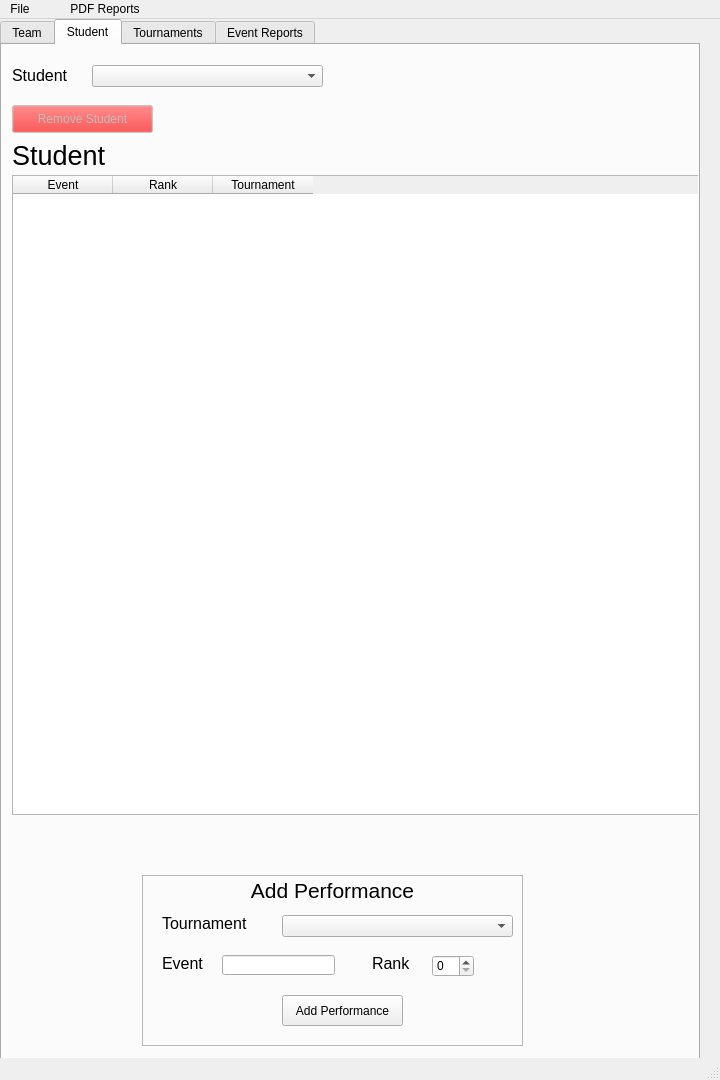
<?xml version="1.0" encoding="UTF-8"?>
<ui version="4.0">
 <class>MainWindow</class>
 <widget class="QMainWindow" name="MainWindow">
  <property name="windowModality">
   <enum>Qt::WindowModal</enum>
  </property>
  <property name="geometry">
   <rect>
    <x>0</x>
    <y>0</y>
    <width>720</width>
    <height>1080</height>
   </rect>
  </property>
  <property name="sizePolicy">
   <sizepolicy hsizetype="Expanding" vsizetype="Expanding">
    <horstretch>0</horstretch>
    <verstretch>0</verstretch>
   </sizepolicy>
  </property>
  <property name="windowTitle">
   <string>4N6 Season Organizer</string>
  </property>
  <widget class="QWidget" name="centralwidget">
   <widget class="QTabWidget" name="tabWidget">
    <property name="geometry">
     <rect>
      <x>0</x>
      <y>0</y>
      <width>700</width>
      <height>1060</height>
     </rect>
    </property>
    <property name="sizePolicy">
     <sizepolicy hsizetype="MinimumExpanding" vsizetype="MinimumExpanding">
      <horstretch>0</horstretch>
      <verstretch>0</verstretch>
     </sizepolicy>
    </property>
    <property name="currentIndex">
     <number>1</number>
    </property>
    <widget class="QWidget" name="team_tab">
     <attribute name="title">
      <string>Team</string>
     </attribute>
     <widget class="QTableWidget" name="team_report">
      <property name="geometry">
       <rect>
        <x>10</x>
        <y>40</y>
        <width>700</width>
        <height>1001</height>
       </rect>
      </property>
      <property name="editTriggers">
       <set>QAbstractItemView::NoEditTriggers</set>
      </property>
      <property name="sortingEnabled">
       <bool>true</bool>
      </property>
      <column>
       <property name="text">
        <string>Student</string>
       </property>
      </column>
      <column>
       <property name="text">
        <string>Tournaments</string>
       </property>
      </column>
      <column>
       <property name="text">
        <string>Events</string>
       </property>
      </column>
      <column>
       <property name="text">
        <string>Best Performance</string>
       </property>
      </column>
     </widget>
     <widget class="QLabel" name="team_name">
      <property name="geometry">
       <rect>
        <x>10</x>
        <y>10</y>
        <width>141</width>
        <height>31</height>
       </rect>
      </property>
      <property name="sizePolicy">
       <sizepolicy hsizetype="MinimumExpanding" vsizetype="MinimumExpanding">
        <horstretch>0</horstretch>
        <verstretch>0</verstretch>
       </sizepolicy>
      </property>
      <property name="font">
       <font>
        <pointsize>20</pointsize>
       </font>
      </property>
      <property name="text">
       <string>Team</string>
      </property>
     </widget>
    </widget>
    <widget class="QWidget" name="student_tab">
     <attribute name="title">
      <string>Student</string>
     </attribute>
     <widget class="QComboBox" name="stud_selector">
      <property name="geometry">
       <rect>
        <x>90</x>
        <y>20</y>
        <width>231</width>
        <height>22</height>
       </rect>
      </property>
      <property name="sizePolicy">
       <sizepolicy hsizetype="MinimumExpanding" vsizetype="MinimumExpanding">
        <horstretch>0</horstretch>
        <verstretch>0</verstretch>
       </sizepolicy>
      </property>
     </widget>
     <widget class="QLabel" name="label_3">
      <property name="geometry">
       <rect>
        <x>10</x>
        <y>20</y>
        <width>81</width>
        <height>21</height>
       </rect>
      </property>
      <property name="sizePolicy">
       <sizepolicy hsizetype="MinimumExpanding" vsizetype="MinimumExpanding">
        <horstretch>0</horstretch>
        <verstretch>0</verstretch>
       </sizepolicy>
      </property>
      <property name="font">
       <font>
        <pointsize>12</pointsize>
       </font>
      </property>
      <property name="text">
       <string>Student</string>
      </property>
     </widget>
     <widget class="QFrame" name="new_studen_frame">
      <property name="geometry">
       <rect>
        <x>770</x>
        <y>0</y>
        <width>261</width>
        <height>131</height>
       </rect>
      </property>
      <property name="sizePolicy">
       <sizepolicy hsizetype="MinimumExpanding" vsizetype="MinimumExpanding">
        <horstretch>0</horstretch>
        <verstretch>0</verstretch>
       </sizepolicy>
      </property>
      <property name="frameShape">
       <enum>QFrame::StyledPanel</enum>
      </property>
      <property name="frameShadow">
       <enum>QFrame::Raised</enum>
      </property>
      <widget class="QLineEdit" name="ns_first">
       <property name="geometry">
        <rect>
         <x>120</x>
         <y>30</y>
         <width>113</width>
         <height>20</height>
        </rect>
       </property>
       <property name="sizePolicy">
        <sizepolicy hsizetype="MinimumExpanding" vsizetype="MinimumExpanding">
         <horstretch>0</horstretch>
         <verstretch>0</verstretch>
        </sizepolicy>
       </property>
      </widget>
      <widget class="QLabel" name="label_7">
       <property name="geometry">
        <rect>
         <x>10</x>
         <y>30</y>
         <width>101</width>
         <height>20</height>
        </rect>
       </property>
       <property name="sizePolicy">
        <sizepolicy hsizetype="MinimumExpanding" vsizetype="MinimumExpanding">
         <horstretch>0</horstretch>
         <verstretch>0</verstretch>
        </sizepolicy>
       </property>
       <property name="font">
        <font>
         <pointsize>12</pointsize>
        </font>
       </property>
       <property name="text">
        <string>First Name</string>
       </property>
      </widget>
      <widget class="QLabel" name="label_8">
       <property name="geometry">
        <rect>
         <x>10</x>
         <y>60</y>
         <width>101</width>
         <height>20</height>
        </rect>
       </property>
       <property name="sizePolicy">
        <sizepolicy hsizetype="MinimumExpanding" vsizetype="MinimumExpanding">
         <horstretch>0</horstretch>
         <verstretch>0</verstretch>
        </sizepolicy>
       </property>
       <property name="font">
        <font>
         <pointsize>12</pointsize>
        </font>
       </property>
       <property name="text">
        <string>Last Name</string>
       </property>
      </widget>
      <widget class="QLineEdit" name="ns_last">
       <property name="geometry">
        <rect>
         <x>120</x>
         <y>60</y>
         <width>113</width>
         <height>20</height>
        </rect>
       </property>
       <property name="sizePolicy">
        <sizepolicy hsizetype="MinimumExpanding" vsizetype="MinimumExpanding">
         <horstretch>0</horstretch>
         <verstretch>0</verstretch>
        </sizepolicy>
       </property>
      </widget>
      <widget class="QPushButton" name="add_stud_button">
       <property name="geometry">
        <rect>
         <x>65</x>
         <y>96</y>
         <width>81</width>
         <height>21</height>
        </rect>
       </property>
       <property name="sizePolicy">
        <sizepolicy hsizetype="MinimumExpanding" vsizetype="MinimumExpanding">
         <horstretch>0</horstretch>
         <verstretch>0</verstretch>
        </sizepolicy>
       </property>
       <property name="text">
        <string>Add Student</string>
       </property>
      </widget>
      <widget class="QLabel" name="label_9">
       <property name="geometry">
        <rect>
         <x>50</x>
         <y>0</y>
         <width>141</width>
         <height>20</height>
        </rect>
       </property>
       <property name="sizePolicy">
        <sizepolicy hsizetype="MinimumExpanding" vsizetype="MinimumExpanding">
         <horstretch>0</horstretch>
         <verstretch>0</verstretch>
        </sizepolicy>
       </property>
       <property name="font">
        <font>
         <pointsize>16</pointsize>
        </font>
       </property>
       <property name="text">
        <string>New Student</string>
       </property>
      </widget>
     </widget>
     <widget class="QTableWidget" name="stud_report">
      <property name="geometry">
       <rect>
        <x>10</x>
        <y>130</y>
        <width>700</width>
        <height>640</height>
       </rect>
      </property>
      <property name="sizePolicy">
       <sizepolicy hsizetype="MinimumExpanding" vsizetype="MinimumExpanding">
        <horstretch>0</horstretch>
        <verstretch>0</verstretch>
       </sizepolicy>
      </property>
      <property name="editTriggers">
       <set>QAbstractItemView::NoEditTriggers</set>
      </property>
      <property name="sortingEnabled">
       <bool>true</bool>
      </property>
      <column>
       <property name="text">
        <string>Event</string>
       </property>
      </column>
      <column>
       <property name="text">
        <string>Rank</string>
       </property>
      </column>
      <column>
       <property name="text">
        <string>Tournament</string>
       </property>
      </column>
     </widget>
     <widget class="QFrame" name="add_performance_frame">
      <property name="enabled">
       <bool>true</bool>
      </property>
      <property name="geometry">
       <rect>
        <x>140</x>
        <y>830</y>
        <width>381</width>
        <height>171</height>
       </rect>
      </property>
      <property name="sizePolicy">
       <sizepolicy hsizetype="MinimumExpanding" vsizetype="MinimumExpanding">
        <horstretch>0</horstretch>
        <verstretch>0</verstretch>
       </sizepolicy>
      </property>
      <property name="frameShape">
       <enum>QFrame::StyledPanel</enum>
      </property>
      <property name="frameShadow">
       <enum>QFrame::Raised</enum>
      </property>
      <widget class="QLineEdit" name="np_event">
       <property name="geometry">
        <rect>
         <x>80</x>
         <y>80</y>
         <width>113</width>
         <height>20</height>
        </rect>
       </property>
       <property name="sizePolicy">
        <sizepolicy hsizetype="MinimumExpanding" vsizetype="MinimumExpanding">
         <horstretch>0</horstretch>
         <verstretch>0</verstretch>
        </sizepolicy>
       </property>
      </widget>
      <widget class="QLabel" name="label_10">
       <property name="geometry">
        <rect>
         <x>20</x>
         <y>80</y>
         <width>61</width>
         <height>16</height>
        </rect>
       </property>
       <property name="sizePolicy">
        <sizepolicy hsizetype="MinimumExpanding" vsizetype="MinimumExpanding">
         <horstretch>0</horstretch>
         <verstretch>0</verstretch>
        </sizepolicy>
       </property>
       <property name="font">
        <font>
         <pointsize>12</pointsize>
        </font>
       </property>
       <property name="text">
        <string>Event</string>
       </property>
      </widget>
      <widget class="QLabel" name="label_11">
       <property name="geometry">
        <rect>
         <x>20</x>
         <y>40</y>
         <width>101</width>
         <height>16</height>
        </rect>
       </property>
       <property name="sizePolicy">
        <sizepolicy hsizetype="MinimumExpanding" vsizetype="MinimumExpanding">
         <horstretch>0</horstretch>
         <verstretch>0</verstretch>
        </sizepolicy>
       </property>
       <property name="font">
        <font>
         <pointsize>12</pointsize>
        </font>
       </property>
       <property name="text">
        <string>Tournament</string>
       </property>
      </widget>
      <widget class="QPushButton" name="add_perf_button">
       <property name="geometry">
        <rect>
         <x>140</x>
         <y>120</y>
         <width>121</width>
         <height>31</height>
        </rect>
       </property>
       <property name="sizePolicy">
        <sizepolicy hsizetype="MinimumExpanding" vsizetype="MinimumExpanding">
         <horstretch>0</horstretch>
         <verstretch>0</verstretch>
        </sizepolicy>
       </property>
       <property name="text">
        <string>Add Performance</string>
       </property>
      </widget>
      <widget class="QLabel" name="label_12">
       <property name="geometry">
        <rect>
         <x>0</x>
         <y>0</y>
         <width>381</width>
         <height>31</height>
        </rect>
       </property>
       <property name="sizePolicy">
        <sizepolicy hsizetype="MinimumExpanding" vsizetype="MinimumExpanding">
         <horstretch>0</horstretch>
         <verstretch>0</verstretch>
        </sizepolicy>
       </property>
       <property name="font">
        <font>
         <pointsize>16</pointsize>
        </font>
       </property>
       <property name="text">
        <string>Add Performance</string>
       </property>
       <property name="alignment">
        <set>Qt::AlignCenter</set>
       </property>
      </widget>
      <widget class="QComboBox" name="np_tourney">
       <property name="geometry">
        <rect>
         <x>140</x>
         <y>40</y>
         <width>231</width>
         <height>22</height>
        </rect>
       </property>
       <property name="sizePolicy">
        <sizepolicy hsizetype="MinimumExpanding" vsizetype="MinimumExpanding">
         <horstretch>0</horstretch>
         <verstretch>0</verstretch>
        </sizepolicy>
       </property>
      </widget>
      <widget class="QLabel" name="label_13">
       <property name="geometry">
        <rect>
         <x>230</x>
         <y>80</y>
         <width>61</width>
         <height>16</height>
        </rect>
       </property>
       <property name="sizePolicy">
        <sizepolicy hsizetype="MinimumExpanding" vsizetype="MinimumExpanding">
         <horstretch>0</horstretch>
         <verstretch>0</verstretch>
        </sizepolicy>
       </property>
       <property name="font">
        <font>
         <pointsize>12</pointsize>
        </font>
       </property>
       <property name="text">
        <string>Rank</string>
       </property>
      </widget>
      <widget class="QSpinBox" name="np_rank">
       <property name="geometry">
        <rect>
         <x>290</x>
         <y>80</y>
         <width>42</width>
         <height>22</height>
        </rect>
       </property>
       <property name="minimum">
        <number>0</number>
       </property>
       <property name="value">
        <number>0</number>
       </property>
      </widget>
     </widget>
     <widget class="QLabel" name="selected_student">
      <property name="geometry">
       <rect>
        <x>10</x>
        <y>90</y>
        <width>791</width>
        <height>41</height>
       </rect>
      </property>
      <property name="sizePolicy">
       <sizepolicy hsizetype="MinimumExpanding" vsizetype="MinimumExpanding">
        <horstretch>0</horstretch>
        <verstretch>0</verstretch>
       </sizepolicy>
      </property>
      <property name="font">
       <font>
        <pointsize>20</pointsize>
       </font>
      </property>
      <property name="text">
       <string>Student</string>
      </property>
     </widget>
     <widget class="QPushButton" name="delete_student">
      <property name="enabled">
       <bool>false</bool>
      </property>
      <property name="geometry">
       <rect>
        <x>10</x>
        <y>60</y>
        <width>141</width>
        <height>28</height>
       </rect>
      </property>
      <property name="palette">
       <palette>
        <active>
         <colorrole role="Button">
          <brush brushstyle="SolidPattern">
           <color alpha="255">
            <red>255</red>
            <green>0</green>
            <blue>0</blue>
           </color>
          </brush>
         </colorrole>
        </active>
        <inactive>
         <colorrole role="Button">
          <brush brushstyle="SolidPattern">
           <color alpha="255">
            <red>255</red>
            <green>0</green>
            <blue>0</blue>
           </color>
          </brush>
         </colorrole>
        </inactive>
        <disabled>
         <colorrole role="Button">
          <brush brushstyle="SolidPattern">
           <color alpha="255">
            <red>255</red>
            <green>0</green>
            <blue>0</blue>
           </color>
          </brush>
         </colorrole>
        </disabled>
       </palette>
      </property>
      <property name="cursor">
       <cursorShape>ForbiddenCursor</cursorShape>
      </property>
      <property name="text">
       <string>Remove Student</string>
      </property>
     </widget>
    </widget>
    <widget class="QWidget" name="tournament_tab">
     <attribute name="title">
      <string>Tournaments</string>
     </attribute>
     <widget class="QTableWidget" name="tourney_report">
      <property name="geometry">
       <rect>
        <x>10</x>
        <y>110</y>
        <width>700</width>
        <height>900</height>
       </rect>
      </property>
      <property name="editTriggers">
       <set>QAbstractItemView::NoEditTriggers</set>
      </property>
      <property name="sortingEnabled">
       <bool>true</bool>
      </property>
      <column>
       <property name="text">
        <string>Student</string>
       </property>
      </column>
      <column>
       <property name="text">
        <string>Event</string>
       </property>
      </column>
      <column>
       <property name="text">
        <string>Rank</string>
       </property>
      </column>
     </widget>
     <widget class="QComboBox" name="tourney_selector">
      <property name="geometry">
       <rect>
        <x>120</x>
        <y>80</y>
        <width>231</width>
        <height>22</height>
       </rect>
      </property>
     </widget>
     <widget class="QLabel" name="label">
      <property name="geometry">
       <rect>
        <x>10</x>
        <y>80</y>
        <width>101</width>
        <height>21</height>
       </rect>
      </property>
      <property name="font">
       <font>
        <pointsize>12</pointsize>
       </font>
      </property>
      <property name="text">
       <string>Tournament</string>
      </property>
     </widget>
     <widget class="QFrame" name="nt_frame">
      <property name="geometry">
       <rect>
        <x>750</x>
        <y>0</y>
        <width>301</width>
        <height>111</height>
       </rect>
      </property>
      <property name="frameShape">
       <enum>QFrame::StyledPanel</enum>
      </property>
      <property name="frameShadow">
       <enum>QFrame::Raised</enum>
      </property>
      <widget class="QPushButton" name="nt_button">
       <property name="geometry">
        <rect>
         <x>60</x>
         <y>90</y>
         <width>141</width>
         <height>21</height>
        </rect>
       </property>
       <property name="text">
        <string>Create Tournament</string>
       </property>
      </widget>
      <widget class="QLabel" name="label_4">
       <property name="geometry">
        <rect>
         <x>20</x>
         <y>30</y>
         <width>111</width>
         <height>21</height>
        </rect>
       </property>
       <property name="font">
        <font>
         <pointsize>12</pointsize>
        </font>
       </property>
       <property name="text">
        <string>Host School</string>
       </property>
      </widget>
      <widget class="QLineEdit" name="nt_host">
       <property name="geometry">
        <rect>
         <x>150</x>
         <y>30</y>
         <width>141</width>
         <height>20</height>
        </rect>
       </property>
      </widget>
      <widget class="QLabel" name="date_label">
       <property name="geometry">
        <rect>
         <x>20</x>
         <y>60</y>
         <width>171</width>
         <height>21</height>
        </rect>
       </property>
       <property name="font">
        <font>
         <pointsize>12</pointsize>
        </font>
       </property>
       <property name="text">
        <string>Date</string>
       </property>
      </widget>
      <widget class="QLabel" name="label_6">
       <property name="geometry">
        <rect>
         <x>0</x>
         <y>0</y>
         <width>291</width>
         <height>21</height>
        </rect>
       </property>
       <property name="font">
        <font>
         <pointsize>14</pointsize>
        </font>
       </property>
       <property name="text">
        <string>New Tournament</string>
       </property>
       <property name="alignment">
        <set>Qt::AlignCenter</set>
       </property>
      </widget>
      <widget class="QPushButton" name="change_date">
       <property name="geometry">
        <rect>
         <x>150</x>
         <y>60</y>
         <width>101</width>
         <height>21</height>
        </rect>
       </property>
       <property name="text">
        <string>Select Date</string>
       </property>
      </widget>
     </widget>
     <widget class="QPushButton" name="awards_button">
      <property name="enabled">
       <bool>false</bool>
      </property>
      <property name="geometry">
       <rect>
        <x>370</x>
        <y>80</y>
        <width>91</width>
        <height>23</height>
       </rect>
      </property>
      <property name="text">
       <string>Awards PDF</string>
      </property>
     </widget>
     <widget class="QLabel" name="team_picture">
      <property name="geometry">
       <rect>
        <x>650</x>
        <y>110</y>
        <width>408</width>
        <height>307</height>
       </rect>
      </property>
      <property name="font">
       <font>
        <family>Tahoma</family>
        <pointsize>24</pointsize>
       </font>
      </property>
      <property name="frameShape">
       <enum>QFrame::StyledPanel</enum>
      </property>
      <property name="text">
       <string> Team Picture</string>
      </property>
      <property name="alignment">
       <set>Qt::AlignCenter</set>
      </property>
     </widget>
     <widget class="QPushButton" name="photo_button">
      <property name="geometry">
       <rect>
        <x>710</x>
        <y>420</y>
        <width>111</width>
        <height>31</height>
       </rect>
      </property>
      <property name="text">
       <string>Add Team Photo</string>
      </property>
     </widget>
     <widget class="QPushButton" name="remove_photo_button">
      <property name="geometry">
       <rect>
        <x>890</x>
        <y>420</y>
        <width>111</width>
        <height>31</height>
       </rect>
      </property>
      <property name="text">
       <string>Remove Photo</string>
      </property>
     </widget>
    </widget>
    <widget class="QWidget" name="event_tab">
     <attribute name="title">
      <string>Event Reports</string>
     </attribute>
     <widget class="QComboBox" name="event_selector">
      <property name="geometry">
       <rect>
        <x>60</x>
        <y>20</y>
        <width>231</width>
        <height>22</height>
       </rect>
      </property>
      <property name="sizePolicy">
       <sizepolicy hsizetype="MinimumExpanding" vsizetype="MinimumExpanding">
        <horstretch>0</horstretch>
        <verstretch>0</verstretch>
       </sizepolicy>
      </property>
     </widget>
     <widget class="QLabel" name="label_2">
      <property name="geometry">
       <rect>
        <x>10</x>
        <y>20</y>
        <width>71</width>
        <height>21</height>
       </rect>
      </property>
      <property name="sizePolicy">
       <sizepolicy hsizetype="MinimumExpanding" vsizetype="MinimumExpanding">
        <horstretch>0</horstretch>
        <verstretch>0</verstretch>
       </sizepolicy>
      </property>
      <property name="font">
       <font>
        <pointsize>12</pointsize>
       </font>
      </property>
      <property name="text">
       <string>Event</string>
      </property>
     </widget>
     <widget class="QTableWidget" name="event_report">
      <property name="geometry">
       <rect>
        <x>10</x>
        <y>130</y>
        <width>700</width>
        <height>860</height>
       </rect>
      </property>
      <property name="sizePolicy">
       <sizepolicy hsizetype="MinimumExpanding" vsizetype="MinimumExpanding">
        <horstretch>0</horstretch>
        <verstretch>0</verstretch>
       </sizepolicy>
      </property>
      <property name="editTriggers">
       <set>QAbstractItemView::NoEditTriggers</set>
      </property>
      <property name="sortingEnabled">
       <bool>true</bool>
      </property>
      <column>
       <property name="text">
        <string>Student</string>
       </property>
      </column>
      <column>
       <property name="text">
        <string>Rank</string>
       </property>
      </column>
      <column>
       <property name="text">
        <string>Tournament</string>
       </property>
      </column>
     </widget>
     <widget class="QLabel" name="event_label">
      <property name="geometry">
       <rect>
        <x>20</x>
        <y>70</y>
        <width>271</width>
        <height>51</height>
       </rect>
      </property>
      <property name="sizePolicy">
       <sizepolicy hsizetype="MinimumExpanding" vsizetype="MinimumExpanding">
        <horstretch>0</horstretch>
        <verstretch>0</verstretch>
       </sizepolicy>
      </property>
      <property name="font">
       <font>
        <pointsize>26</pointsize>
       </font>
      </property>
      <property name="text">
       <string>Event</string>
      </property>
     </widget>
    </widget>
   </widget>
  </widget>
  <widget class="QMenuBar" name="menubar">
   <property name="geometry">
    <rect>
     <x>0</x>
     <y>0</y>
     <width>720</width>
     <height>22</height>
    </rect>
   </property>
   <widget class="QMenu" name="menuFile">
    <property name="title">
     <string>File</string>
    </property>
    <addaction name="actionNew"/>
    <addaction name="separator"/>
    <addaction name="actionSave"/>
    <addaction name="actionLoad"/>
    <addaction name="actionExit"/>
   </widget>
   <widget class="QMenu" name="menu_2">
    <property name="enabled">
     <bool>false</bool>
    </property>
    <property name="title">
     <string/>
    </property>
   </widget>
   <widget class="QMenu" name="menu">
    <property name="enabled">
     <bool>false</bool>
    </property>
    <property name="title">
     <string/>
    </property>
   </widget>
   <widget class="QMenu" name="menuPDF_Reports">
    <property name="title">
     <string>PDF Reports</string>
    </property>
    <addaction name="actionTeam_Report_2"/>
    <addaction name="actionStudent_Report_2"/>
    <addaction name="actionTournament_Report_2"/>
    <addaction name="actionEvent_Report_2"/>
    <addaction name="actionState_Qualifier_Report"/>
   </widget>
   <addaction name="menuFile"/>
   <addaction name="menu_2"/>
   <addaction name="menu"/>
   <addaction name="menuPDF_Reports"/>
  </widget>
  <widget class="QStatusBar" name="statusbar"/>
  <action name="actionSave">
   <property name="text">
    <string>Save</string>
   </property>
  </action>
  <action name="actionLoad">
   <property name="text">
    <string>Load</string>
   </property>
  </action>
  <action name="actionTeam_Report">
   <property name="text">
    <string>Team Report</string>
   </property>
  </action>
  <action name="actionStudent_Report">
   <property name="text">
    <string>Student Report</string>
   </property>
  </action>
  <action name="actionTournament_Report">
   <property name="text">
    <string>Tournament Report</string>
   </property>
  </action>
  <action name="actionEvent_Report">
   <property name="text">
    <string>Event Report</string>
   </property>
  </action>
  <action name="actionAdd_Student">
   <property name="text">
    <string>Add Student</string>
   </property>
  </action>
  <action name="actionEdit_Student">
   <property name="text">
    <string>Edit Student</string>
   </property>
  </action>
  <action name="actionAdd_Performance">
   <property name="text">
    <string>Add Performance</string>
   </property>
  </action>
  <action name="actionAdd_Tournament">
   <property name="text">
    <string>Add Tournament</string>
   </property>
  </action>
  <action name="actionEdit_Performance">
   <property name="text">
    <string>Edit Performance</string>
   </property>
  </action>
  <action name="actionEdit_Tournament">
   <property name="text">
    <string>Edit Tournament</string>
   </property>
  </action>
  <action name="actionNew">
   <property name="text">
    <string>New</string>
   </property>
  </action>
  <action name="actionExit">
   <property name="text">
    <string>Exit</string>
   </property>
  </action>
  <action name="actionTeam_Report_2">
   <property name="text">
    <string>Team Report</string>
   </property>
  </action>
  <action name="actionStudent_Report_2">
   <property name="text">
    <string>Student Report</string>
   </property>
  </action>
  <action name="actionTournament_Report_2">
   <property name="text">
    <string>Tournament Report</string>
   </property>
  </action>
  <action name="actionEvent_Report_2">
   <property name="text">
    <string>Event Report</string>
   </property>
  </action>
  <action name="actionState_Qualifier_Report">
   <property name="text">
    <string>State Qualifier Report</string>
   </property>
  </action>
 </widget>
 <tabstops>
  <tabstop>team_report</tabstop>
  <tabstop>stud_selector</tabstop>
  <tabstop>ns_first</tabstop>
  <tabstop>ns_last</tabstop>
  <tabstop>add_stud_button</tabstop>
  <tabstop>stud_report</tabstop>
  <tabstop>np_tourney</tabstop>
  <tabstop>np_event</tabstop>
  <tabstop>add_perf_button</tabstop>
  <tabstop>tabWidget</tabstop>
  <tabstop>delete_student</tabstop>
  <tabstop>tourney_report</tabstop>
  <tabstop>tourney_selector</tabstop>
  <tabstop>nt_host</tabstop>
  <tabstop>nt_button</tabstop>
  <tabstop>awards_button</tabstop>
  <tabstop>photo_button</tabstop>
  <tabstop>event_selector</tabstop>
  <tabstop>event_report</tabstop>
 </tabstops>
 <resources/>
 <connections/>
</ui>
